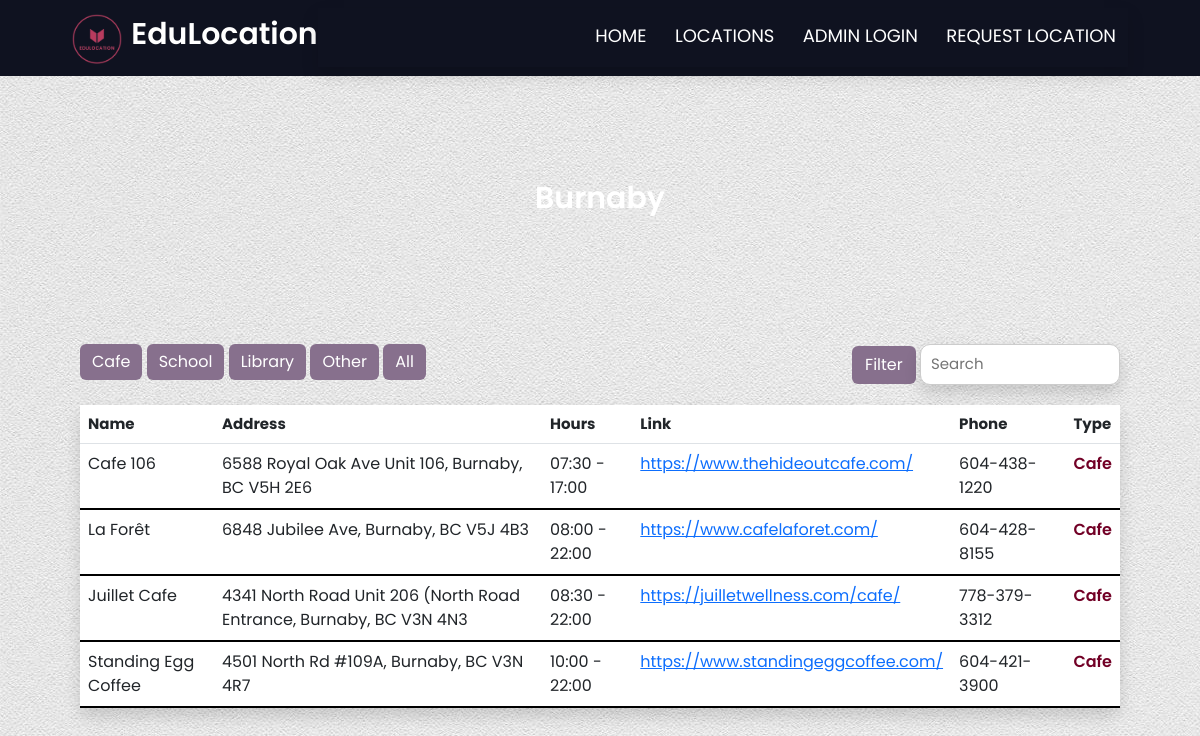
The app's page /location/burnaby?filter_type=Cafe, older data.
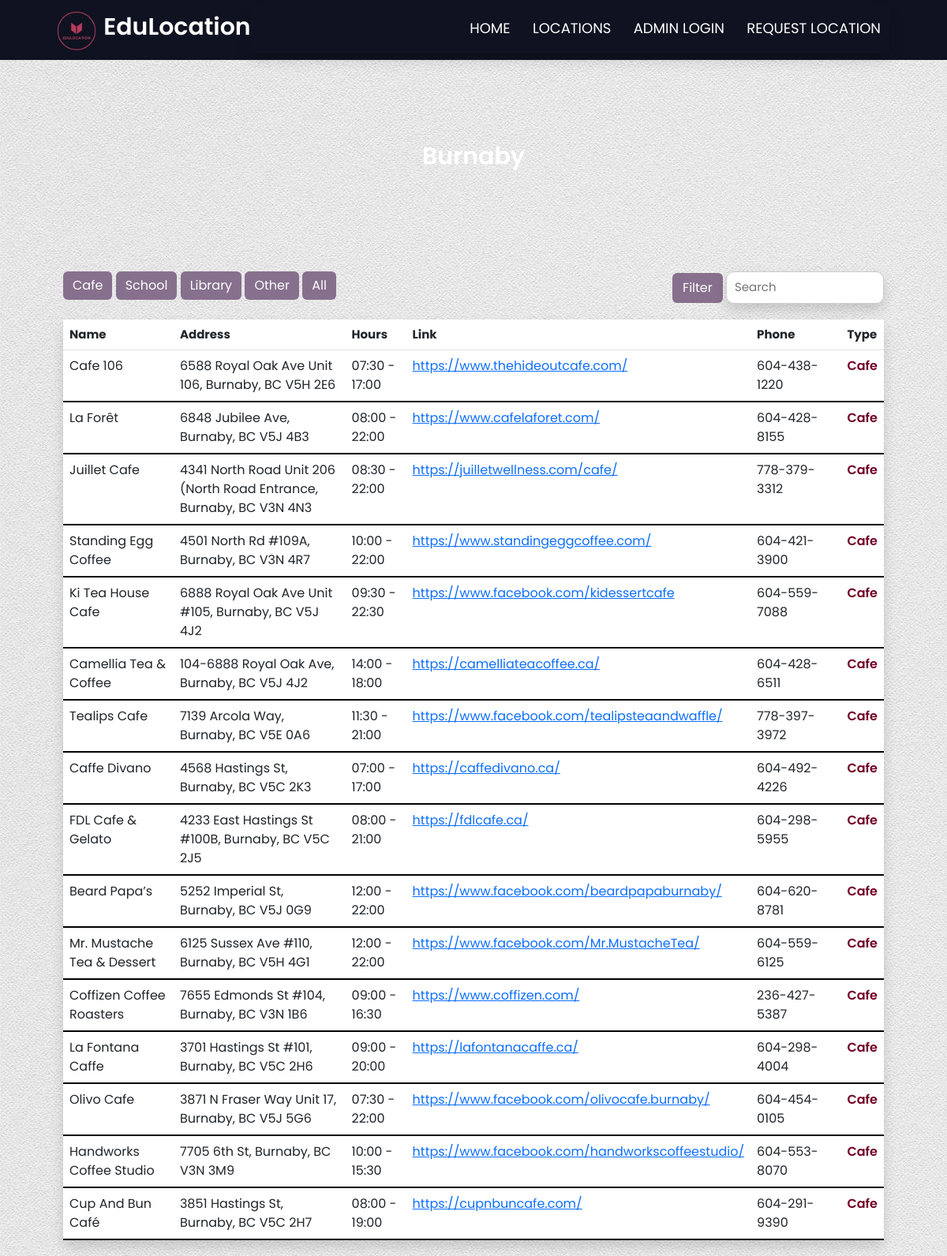
The same page, newer data.
### models.py (models this page shows, shortened)
class Locations(db.Model):
    id = db.Column("id", db.Integer, primary_key=True)
    name = db.Column(db.String(100), nullable=False)
    city = db.Column(db.String(100))
    address = db.Column(db.String(100))
    hours = db.Column(db.String(100))
    link = db.Column(db.String(100))
    phone = db.Column(db.String(100))
    location_type = db.Column(db.String(100))

### myapp.py (the view)
@app.route("/location/burnaby")
def burnaby():
    locations, filter_type, search_query = get_filtered_locations(city="Burnaby")
    return render_template("burnaby.html", locations=locations, filter_type=filter_type, search_query=search_query)

### myapp.py (called while the page is built)
def get_filtered_locations(city=None):
    search_query = request.args.get("search_query")
    filter_type = request.args.get("filter_type")
    query = Locations.query
    if city:
        query = query.filter_by(city=city)
    if search_query:
        search_query = f"%{search_query.lower().strip('%')}%"
        query = query.filter((Locations.name.ilike(search_query)) | (Locations.city.ilike(search_query)))
    elif filter_type:
        if filter_type == "Other":
            query = query.filter(Locations.location_type.notin_(["Cafe", "School", "Library"]))
        else:
            query = query.filter_by(location_type=filter_type)
    return query.all(), filter_type, search_query.strip('%') if search_query else search_query

### templates/burnaby.html (shortened to what this page needs)
{% extends 'base.html' %}
{% block content %}
    <link rel="stylesheet" href="/static/main.css" />
    <section class="city-dashboard burnaby-dashboard">
        <h1>Burnaby</h1>
    </section>
    <div class="filter d-flex justify-content-between">
        <div>
            <button type="button" class="btn btn-primary mr-2" onclick="window.location.href='/location/burnaby?filter_type=Cafe'">Cafe</button>
            <button type="button" class="btn btn-primary mr-2" onclick="window.location.href='/location/burnaby?filter_type=School'">School</button>
            <button type="button" class="btn btn-primary mr-2" onclick="window.location.href='/location/burnaby?filter_type=Library'">Library</button>
            <button type="button" class="btn btn-primary mr-2" onclick="window.location.href='/location/burnaby?filter_type=Other'">Other</button>
            <button type="button" class="btn btn-primary" onclick="window.location.href='/location/burnaby'">All</button>
        </div>
        <form method="GET" action="{{ url_for('burnaby') }}" class="form-inline search-form">
            <button class="btn search-btn my-2 my-sm-0" type="submit">Filter</button>
            <input class="search-input shadow" type="search" placeholder="Search" aria-label="Search" name="search_query" value="{{ search_query or '' }}">
        </form>
    </div>
    <div class="box-table shadow">
        <table class="table table-hover">
            <thead>
                <tr class="table-title">
                    <th>Name</th>
                    <th>Address</th>
                    <th>Hours</th>
                    <th>Link</th>
                    <th>Phone</th>
                    <th>Type</th>
                </tr>
            </thead>
            <tbody>
                {% for location in locations %}
                {% if location.city == "Burnaby" %}
                <tr class="table-row">
                    <td>{{ location.name }}</td>
                    <td>{{ location.address }}</td>
                    <td>{{ location.hours }}</td>
                    <td class="link-width"><a href="{{ location.link }}" target="_blank">{{ location.link }}</a></td>
                    <td class="phone-width">{{ location.phone }}</td>
                    <td class="{{ location.location_type|lower }}">{{ location.location_type }}</td>
                </tr>
                {% endif %}
                {% endfor %}
            </tbody>
        </table>
    </div>
{% endblock %}

Row changes from the older to the newer data that the page shows:
added Locations: name "Ki Tea House Cafe", address "6888 Royal Oak Ave Unit #105, Burnaby, BC V5J 4J2", hours "09:30 - 22:30", link "https://www.facebook.com/kidessertcafe", phone "604-559-7088", location_type "Cafe"
added Locations: name "Camellia Tea & Coffee", address "104-6888 Royal Oak Ave, Burnaby, BC V5J 4J2", hours "14:00 - 18:00", link "https://camelliateacoffee.ca/", phone "604-428-6511", location_type "Cafe"
added Locations: name "Tealips Cafe", address "7139 Arcola Way, Burnaby, BC V5E 0A6", hours "11:30 - 21:00", link "https://www.facebook.com/tealipsteaandwaffle/", phone "778-397-3972", location_type "Cafe"
added Locations: name "Caffe Divano", address "4568 Hastings St, Burnaby, BC V5C 2K3", hours "07:00 - 17:00", link "https://caffedivano.ca/", phone "604-492-4226", location_type "Cafe"
added Locations: name "FDL Cafe & Gelato", address "4233 East Hastings St #100B, Burnaby, BC V5C 2J5", hours "08:00 - 21:00", link "https://fdlcafe.ca/", phone "604-298-5955", location_type "Cafe"
added Locations: name "Beard Papa’s", address "5252 Imperial St, Burnaby, BC V5J 0G9", hours "12:00 - 22:00", link "https://www.facebook.com/beardpapaburnaby/", phone "604-620-8781", location_type "Cafe"
added Locations: name "Mr. Mustache Tea & Dessert", address "6125 Sussex Ave #110, Burnaby, BC V5H 4G1", hours "12:00 - 22:00", link "https://www.facebook.com/Mr.MustacheTea/", phone "604-559-6125", location_type "Cafe"
added Locations: name "Coffizen Coffee Roasters", address "7655 Edmonds St #104, Burnaby, BC V3N 1B6", hours "09:00 - 16:30", link "https://www.coffizen.com/", phone "236-427-5387", location_type "Cafe"
added Locations: name "La Fontana Caffe", address "3701 Hastings St #101, Burnaby, BC V5C 2H6", hours "09:00 - 20:00", link "https://lafontanacaffe.ca/", phone "604-298-4004", location_type "Cafe"
added Locations: name "Olivo Cafe", address "3871 N Fraser Way Unit 17, Burnaby, BC V5J 5G6", hours "07:30 - 22:00", link "https://www.facebook.com/olivocafe.burnaby/", phone "604-454-0105", location_type "Cafe"
added Locations: name "Handworks Coffee Studio", address "7705 6th St, Burnaby, BC V3N 3M9", hours "10:00 - 15:30", link "https://www.facebook.com/handworkscoffeestudio/", phone "604-553-8070", location_type "Cafe"
added Locations: name "Cup And Bun Café", address "3851 Hastings St, Burnaby, BC V5C 2H7", hours "08:00 - 19:00", link "https://cupnbuncafe.com/", phone "604-291-9390", location_type "Cafe"
